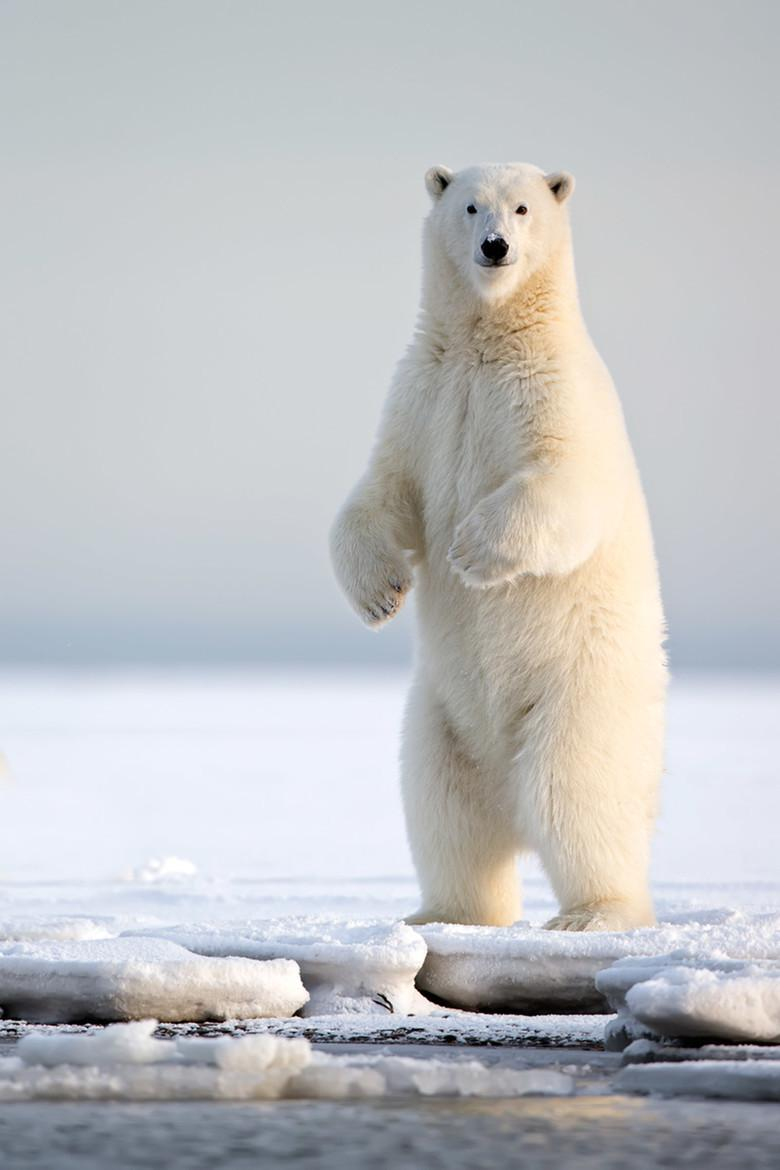
#> input picture res08.jpg, 780 x 1170 px
$ python q3.py
#> lines starting #> are read from the running program, lines starting #| are printed output that depends on the picture
import cv2
import numpy as np
import matplotlib.pyplot as plt


def points_file_reader(file_name):
    """
    This function takes the name of the file containing coordinates of the points and returns the points as an array.
    :param file_name: name of the file containing coordinates of the points
    :return: a numeric array containing coordinates of the points
    """
    with open(file_name, 'r') as f:
        points_str = f.readlines()  # Reads all the lines at once
    # The first line is the number of points:
    n_points = points_str[0]
    # Remove the next line character
    n_points = int(n_points[:-1])
    # Separate coordinates by space and assign store them in a numpy array with shape = (n_points, dim)
    dim = len(points_str[2].split(' '))
    my_points = np.zeros((n_points, dim), dtype=int)
    points_str = points_str[1:]
    for i in range(n_points):
        point_i = points_str[i].split(' ')
        for j in range(dim):
            my_points[i, j] = float(point_i[j])

    return my_points


# [50 lines left out: functions add_contour, event_handler, get_user_points, not called in this run]


source = cv2.imread("res08.jpg")
#> source is the input picture: shape (1170, 780, 3); mean B, G, R 194.5, 192.3, 191
target = cv2.imread("res09.jpg")
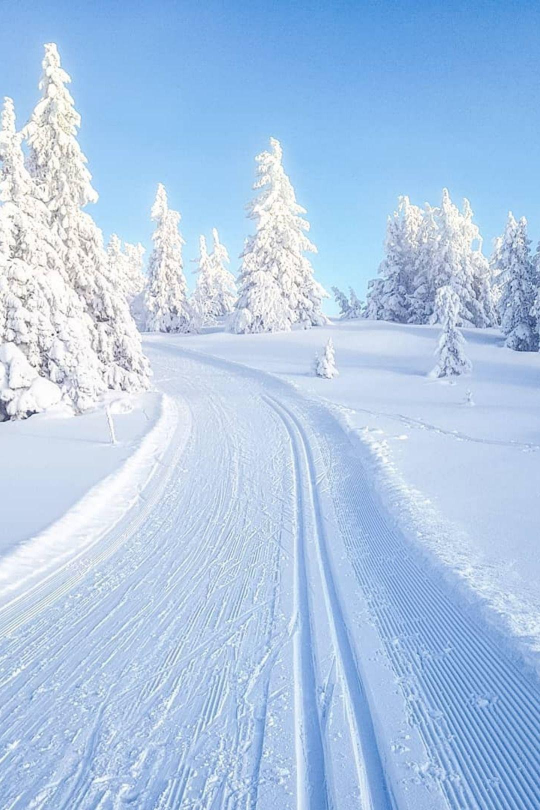
#> input picture res09.jpg, 1080 x 1620 px (shown at 1/2 size)
#> target is the input picture: shape (1620, 1080, 3); mean B, G, R 231.2, 201, 174.8
# get_user_points(source)
source = cv2.cvtColor(source, cv2.COLOR_BGR2RGB)
target = cv2.cvtColor(target, cv2.COLOR_BGR2RGB)

# print(source.shape)
# print(target.shape)
# Create an image with same size as the target. Put the source in this image
temp = np.zeros(target.shape, np.uint8)
temp[:source.shape[0], :source.shape[1]] = source
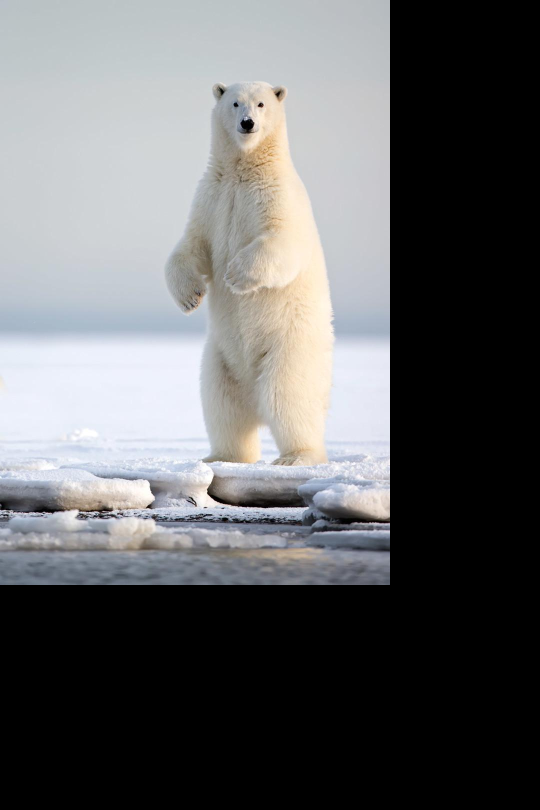
#> temp: shape (1620, 1080, 3) (shown at 1/2 size); mean R, G, B 99.6, 100.3, 101.4
source = temp.copy()
# plt.imshow(source)
# plt.show()

# Read the bear (foreground-object) points
pts = points_file_reader("bear.txt")
#> (the run stopped early here; a loop or call above may not have finished)
